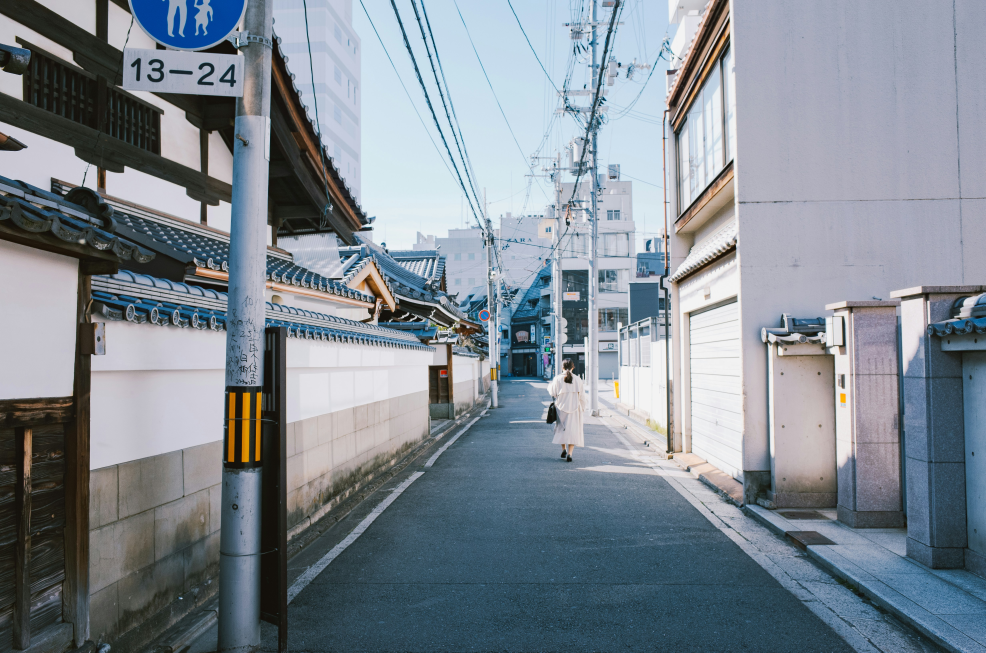
#> input picture Computer Vision/Images/japan_street.jpg, 4928 x 3264 px, found by its file name (shown at 1/5 size)
$ jupyter execute open_cv_with_python.ipynb
#> lines starting #> are read from the running program, lines starting #| are printed output that depends on the picture
# Work with images

[cell 1]
import cv2
import matplotlib.pyplot as plt
import numpy as np

[cell 2]
img = cv2.imread("./images/japan_street.jpg", 1)
#> img is the input picture: shape (3264, 4928, 3); mean B, G, R 146.2, 137.1, 127.8

# cv2.imshow("Japan Street", img)

# cv2.waitKey(0)
# cv2.destroyAllWindows()

[cell 3]
img.shape
#> Out = (3264, 4928, 3)

[cell 4]
crop = img[1200:2500, 1000:2001] # first argument is for rows. second for cols
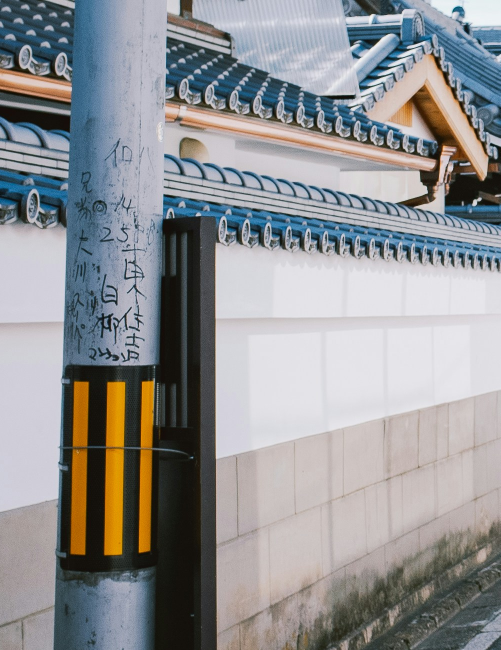
#> crop: shape (1300, 1001, 3) (shown at 1/2 size); mean B, G, R 147.5, 145.7, 144.7
cv2.imshow("Cropped Japan Street", crop)
cv2.waitKey(0)
cv2.destroyAllWindows()
